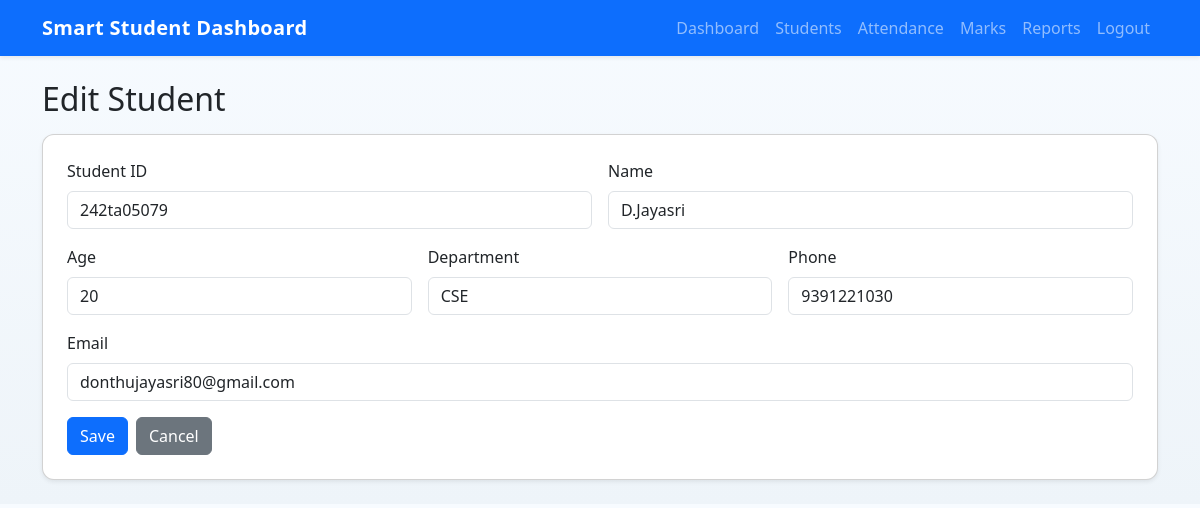
/students/edit/1 (signed in), run on the app's committed database.
### tables this page shows
CREATE TABLE students (
            id INTEGER PRIMARY KEY AUTOINCREMENT,
            student_id TEXT UNIQUE NOT NULL,
            user_id INTEGER,
            name TEXT NOT NULL,
            age INTEGER,
            department TEXT,
            email TEXT,
            phone TEXT,
            profile_photo TEXT,
            FOREIGN KEY (user_id) REFERENCES users (id)
        );

### app.py (the view, shortened to what this page needs)
@app.route("/students/edit/<int:student_id>", methods=["GET", "POST"])
@login_required
@role_required("admin")
def edit_student(student_id):
    db = get_db()
    student = db.execute("SELECT * FROM students WHERE id = ?", (student_id,)).fetchone()
    if not student:
        flash("Student not found.", "warning")
        return redirect(url_for("students"))
    return render_template("student_form.html", student=student)

### app.py (called while the page is built)
def get_db():
    if "db" not in g:
        g.db = sqlite3.connect(DATABASE)
        g.db.row_factory = sqlite3.Row
    return g.db

def login_required(view):
    @wraps(view)
    def wrapped(*args, **kwargs):
        if "user_id" not in session:
            flash("Please log in first.", "warning")
            return redirect(url_for("login"))
        return view(*args, **kwargs)
    return wrapped

def role_required(*roles):
    def decorator(view):
        @wraps(view)
        def wrapped(*args, **kwargs):
            if session.get("role") not in roles:
                flash("You do not have permission to access this page.", "danger")
                return redirect(url_for("index"))
            return view(*args, **kwargs)
        return wrapped
    return decorator

### templates/student_form.html
{% extends 'base.html' %}
{% block content %}
<h2 class="mb-3">{{ 'Edit Student' if student else 'Add Student' }}</h2>
<form method="post" class="card shadow-sm p-4">
    <div class="row g-3">
        <div class="col-md-6">
            <label class="form-label">Student ID</label>
            <input type="text" name="student_id" class="form-control" value="{{ student.student_id if student else '' }}" required>
        </div>
        <div class="col-md-6">
            <label class="form-label">Name</label>
            <input type="text" name="name" class="form-control" value="{{ student.name if student else '' }}" required>
        </div>
        <div class="col-md-4">
            <label class="form-label">Age</label>
            <input type="number" name="age" class="form-control" value="{{ student.age if student else '' }}">
        </div>
        <div class="col-md-4">
            <label class="form-label">Department</label>
            <input type="text" name="department" class="form-control" value="{{ student.department if student else '' }}">
        </div>
        <div class="col-md-4">
            <label class="form-label">Phone</label>
            <input type="text" name="phone" class="form-control" value="{{ student.phone if student else '' }}">
        </div>
        <div class="col-md-12">
            <label class="form-label">Email</label>
            <input type="email" name="email" class="form-control" value="{{ student.email if student else '' }}">
        </div>
    </div>
    <div class="mt-3 d-flex gap-2">
        <button class="btn btn-primary" type="submit">Save</button>
        <a class="btn btn-secondary" href="{{ url_for('students') }}">Cancel</a>
    </div>
</form>
{% endblock %}

### static/css/styles.css (style rules this page uses)
body { background: linear-gradient(180deg, #f7fbff, #eef4f9); }
.card { border-radius: 12px; }

### data on the page
students: student_id "242ta05079", name "D.Jayasri", age "20", department "CSE", phone "9391221030", email "donthujayasri80@gmail.com"

### other printed values
{{ 'Edit Student' if student else 'Add Student' }} "Edit Student"
